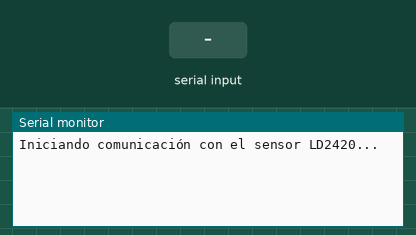
This sketch was run on a simulated ESP32. Parts: the last lines printed to the serial monitor. The test bench sets the inputs (shaded band).

Above: at 1.2 s.
1.3 s: "1" received over the second serial link
At 2.5 s:
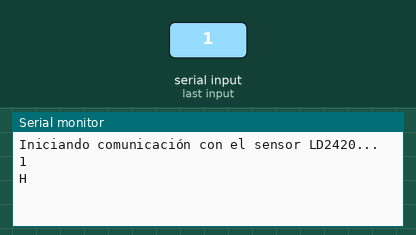
2.8 s: "0" received over the second serial link
At 3.8 s:
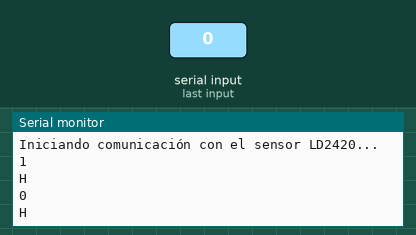
4.3 s: "2" received over the second serial link
At 5.0 s:
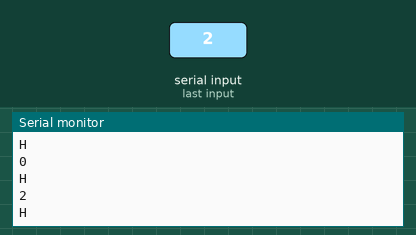

The sketch:

08-LD2420-Functional.ino
```cpp
// Pines de conexión para el LD2420
#define RX_PIN 23   // Conectar al TX del LD2420
#define TX_PIN 22  // Conectar al RX del LD2420

// Inicializamos una instancia de HardwareSerial
HardwareSerial ld2420(1);  // Utilizamos UART1

void setup() {
  // Inicializar el puerto serial para el LD2420
  ld2420.begin(115200, SERIAL_8N1, RX_PIN, TX_PIN);

  // Inicializar el monitor serial para depuración
  Serial.begin(115200);
  Serial.println("Iniciando comunicación con el sensor LD2420...");
}

void loop() {
  // Comprobamos si hay datos disponibles en el LD2420
  if (ld2420.available()) {
    // Leemos los datos y los mostramos en el monitor serial
    while (ld2420.available()) {
      char c = ld2420.read();
      Serial.print(c);  // Imprime el carácter recibido

    }
    Serial.println();  // Nueva línea después de cada paquete de datos
    Serial.println("H");
  }

  // Puedes agregar lógica adicional aquí para procesar los datos recibidos
  // del LD2420 según tus necesidades específicas.

  delay(100);  // Pequeño retardo para no saturar el procesador
}
```

Measured:
- after the input at 1.3 s, the serial monitor: prints a new line at once (image 1)
- after the input at 2.8 s, the serial monitor: prints a new line at once (image 2)
- after the input at 4.3 s, the serial monitor: prints a new line at once (image 3)
